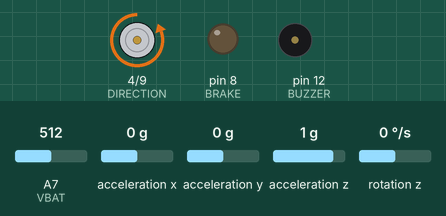
A sketch run on a simulated Arduino Nano, built with avr-gcc and run on an emulated ATmega328P. Parts: direction and speed pins drawn as motors (green arrow = direction pin HIGH = forward, orange = LOW = backward, longer = more drive), output pins drawn as LEDs (lit = HIGH), buzzer (waves = sounding, pin HIGH). Wiring (inferred from the names in the program): MPU-6050 motion sensor at I2C address 0x68. The test bench sets the inputs (shaded band); at power-on: acceleration y 0 g, A7 (VBAT) = 512, rotation z 0 °/s, acceleration x 0 g, acceleration z 1 g. What the sketch prints to the serial monitor is not drawn.

Above: at 9.3 s.
9.4 s: acceleration y set to -0.2 g
At 10.33 s:
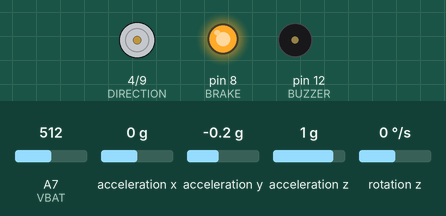
11.9 s: A7 (VBAT) set to 496
At 12.6 s:
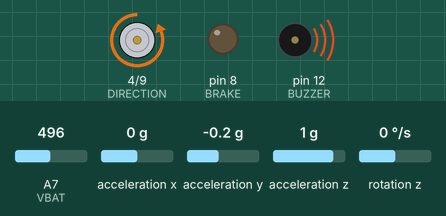
13.6 s: rotation z set to 100 °/s
At 14.38 s:
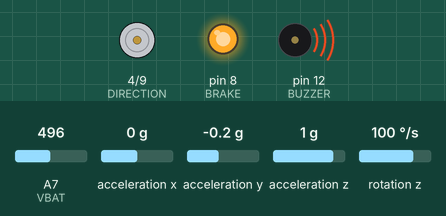
15.9 s: rotation z set to -100 °/s
At 17.5 s:
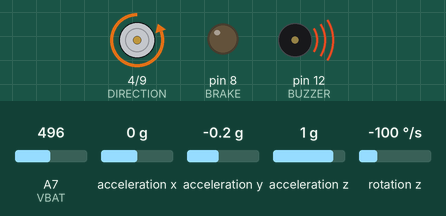
18.0 s: A7 (VBAT) set to 437
19.5 s: A7 (VBAT) set to 417
At 20.7 s:
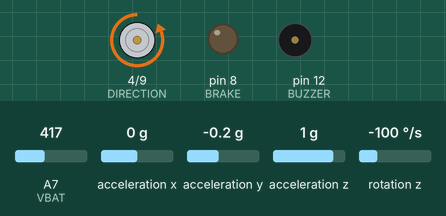
Timing chart, 0 to 22.1 s (numbered marks = the images above; inputs shaded):
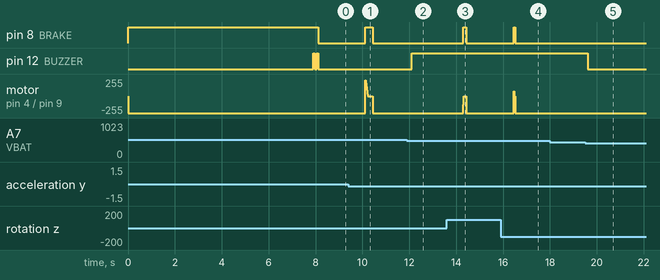

The sketch:

one_axis_reaction_wheel_stick.ino
```cpp
#include <Wire.h>

#define MPU6050       0x68         // Device address
#define ACCEL_CONFIG  0x1C         // Accelerometer configuration address
#define GYRO_CONFIG   0x1B         // Gyro configuration address
#define PWR_MGMT_1    0x6B
#define PWR_MGMT_2    0x6C

#define BRAKE         8
#define PWM           9
#define DIRECTION     4

#define BUZZER        12
#define VBAT          A7

const uint16_t PWM_FREQUENCY = 20000;                 // The motor driver can handle a PWM frequency up to 20kHz
const uint16_t PWMVALUE = F_CPU / PWM_FREQUENCY / 2;  // The frequency is given by F_CPU/(2*N*ICR) - where N is the prescaler, prescaling is used so the frequency is given by F_CPU/(2*ICR) - ICR = F_CPU/PWM_FREQUENCY/2

float X1 = 75.0;
float X2 = 5.25;
float X3 = 0.04;
float loop_time = 10;

int pwm_s = 0;
byte dir;
int32_t motor_speed;
uint32_t timer;
long currentT, previousT_1, previousT_2 = 0;
int16_t AcX, AcY, AcZ, GyZ, gyroZ;

//Sensor output scaling
#define accSens 0             // 0 = 2g, 1 = 4g, 2 = 8g, 3 = 16g
#define gyroSens 1            // 0 = 250rad/s, 1 = 500rad/s, 2 1000rad/s, 3 = 2000rad/s
#define Gyro_amount 0.996     // percent of gyro in complementary filter

//IMU offset values
int16_t  AcX_offset = -750;
int16_t  AcY_offset = 360;
int16_t  AcZ_offset = 0;
int16_t  GyZ_offset = 0;
int32_t  GyZ_offset_sum = 0;

float alpha = 0.40;
float gyroZfilt;

float robot_angle;
float Acc_angle;

bool vertical = false;

uint8_t i2cData[14]; // Buffer for I2C data

void setup() {
  Serial.begin(115200);

  // Set PWM frequency to 20kHz - see the datasheet http://www.atmel.com/Images/doc8272.pdf page 128-135
  // Set up PWM, Phase and Frequency Correct on pin 9 (OC1A) & pin 10 (OC1B) with ICR1 as TOP using Timer1
  TCCR1B = (1 << WGM13) | (1 << CS10);  // Set PWM Phase and Frequency Correct with ICR1 as TOP and no prescaling
  ICR1 = PWMVALUE;                      // ICR1 is the TOP value - this is set so the frequency is equal to 20kHz

  // Clear OC1A/OC1B on compare match when up-counting - Set OC1A/OC1B on compare match when downcounting
  TCCR1A = (1 << COM1A1) | (1 << COM1B1);
  setPWM(400);

  Serial.print("PWM: "); Serial.println(PWMVALUE); Serial.print("CPU_FREQ: "); Serial.println(F_CPU);

  pinMode(PWM, OUTPUT);
  pinMode(BUZZER, OUTPUT);
  digitalWrite(BUZZER, LOW);
  pinMode(BRAKE, OUTPUT);
  pinMode(DIRECTION, OUTPUT);
  digitalWrite(BRAKE, HIGH);
  delay(1000);
  angle_setup();
}

void loop() {
  currentT = millis();
  if (currentT - previousT_1 >= loop_time) {
    Tuning();
    angle_calc();
    if (vertical) {
      digitalWrite(BRAKE, HIGH);
      gyroZ = GyZ / 131.0; // Convert to deg/s

      gyroZfilt = alpha * gyroZ + (1 - alpha) * gyroZfilt;
      pwm_s = -constrain(X1 * robot_angle + X2 * gyroZfilt + X3 * -motor_speed, -255, 255);

      Motor_control(pwm_s);
      motor_speed += pwm_s;
    } else {
      Motor_control(0);
      digitalWrite(BRAKE, LOW);
      motor_speed = 0;
    }
    previousT_1 = currentT;
  }
  if (currentT - previousT_2 >= 500) {
    battVoltage((double)analogRead(VBAT) / 53.7);  // This is then connected to a 47k-12k voltage divider
    previousT_2 = currentT;
  }
}
```

functions.ino
```cpp
void writeTo(byte device, byte address, byte value) {
  Wire.beginTransmission(device);
  Wire.write(address);
  Wire.write(value);
  Wire.endTransmission(true);
}

void angle_setup() {
  Wire.begin();
  delay (100);
  writeTo(MPU6050, PWR_MGMT_1, 0);
  writeTo(MPU6050, ACCEL_CONFIG, accSens << 3); // Specifying output scaling of accelerometer
  writeTo(MPU6050, GYRO_CONFIG, gyroSens << 3); // Specifying output scaling of gyroscope
  delay (100);

  for (int i = 0; i < 1024; i++) {
    angle_calc();
    GyZ_offset_sum += GyZ;
    delay (5);
  }
  GyZ_offset = GyZ_offset_sum >> 10;
  digitalWrite(BUZZER, HIGH);
  delay(70);
  digitalWrite(BUZZER, LOW);
  delay(80);
  digitalWrite(BUZZER, HIGH);
  delay(70);
  digitalWrite(BUZZER, LOW);
  Serial.print("GyZ offset value = "); Serial.println(GyZ_offset);
}

void angle_calc() {

  Wire.beginTransmission(MPU6050);
  Wire.write(0x3B);
  Wire.endTransmission(false);
  Wire.requestFrom(MPU6050, 4, true);
  AcX = Wire.read() << 8 | Wire.read(); // 0x3B (ACCEL_XOUT_H) & 0x3C (ACCEL_XOUT_L)
  AcY = Wire.read() << 8 | Wire.read(); // 0x3D (ACCEL_YOUT_H) & 0x3E (ACCEL_YOUT_L)

  Wire.beginTransmission(MPU6050);
  Wire.write(0x47);
  Wire.endTransmission(false);
  Wire.requestFrom(MPU6050, 2, true);
  GyZ = Wire.read() << 8 | Wire.read();

  AcX += AcX_offset;
  AcY += AcY_offset;
  AcZ += AcZ_offset;
  GyZ -= GyZ_offset;

  robot_angle += GyZ * loop_time / 1000 / 65.536;
  Acc_angle = atan2(AcY, -AcX) * 57.2958;               // angle from acc. values       * 57.2958 (deg/rad)
  robot_angle = robot_angle * Gyro_amount + Acc_angle * (1.0 - Gyro_amount);

  if (abs(robot_angle) > 9) vertical = false;
  if (abs(robot_angle) < 0.3) vertical = true;

  //Serial.print("Angle: "); Serial.println(robot_angle);
}

void battVoltage(double voltage) {
  //Serial.print("batt: "); Serial.println(voltage); //debug
  if (voltage > 8 && voltage <= 9.5) {
    digitalWrite(BUZZER, HIGH);
  } else {
    digitalWrite(BUZZER, LOW);
  }
}

void setPWM(uint16_t dutyCycle) { // dutyCycle is a value between 0-ICR1
    OCR1A = dutyCycle;
}

void Motor_control(int pwm) {
  if (pwm <= 0) {
    digitalWrite(DIRECTION, LOW);
    pwm = -pwm;
  } else {
    digitalWrite(DIRECTION, HIGH);
  }
  setPWM(map(pwm, 0, 255, PWMVALUE, 0));
}

int Tuning() {
  if (!Serial.available())  return 0;
  delay(2);
  char param = Serial.read();               // get parameter byte
  if (!Serial.available()) return 0;
  char cmd = Serial.read();                 // get command byte
  Serial.flush();
  switch (param) {
    case 'p':
      if (cmd == '+')    X1 += 1;
      if (cmd == '-')    X1 -= 1;
      printValues();
      break;
    case 'i':
      if (cmd == '+')    X2 += 0.01;
      if (cmd == '-')    X2 -= 0.01;
      printValues();
      break;
     case 's':
      if (cmd == '+')    X3 += 0.005;
      if (cmd == '-')    X3 -= 0.005;
      printValues();
      break;
  }
}

void printValues() {
  Serial.print("X1: "); Serial.print(X1);
  Serial.print(" X2: "); Serial.print(X2);
  Serial.print(" X3: "); Serial.println(X3, 3);
}
```

Measured:
- the behaviour switches between 0 and -0.1 g on acceleration y (found by bisection; images 0 and 1)
- the behaviour switches between 511 and 510 on A7 (VBAT) (found by bisection; images 1 and 2)
- the behaviour switches between 430 and 429 on A7 (VBAT) (found by bisection; images 4 and 5)
- after the input at 9.4 s, pin 8 (BRAKE): LOW → HIGH after 0.72 s, → LOW 0.32 s later; motor on pin 4 (DIRECTION) / pin 9 (PWM): rises from backward 255/255 to forward 239/255 in 0.01 s, then falls to backward 255/255 in 0.31 s
- after the input at 11.9 s, pin 12 (BUZZER): LOW → HIGH after 0.21 s
- after the input at 13.6 s, pin 8 (BRAKE): LOW → HIGH after 0.71 s, → LOW 0.13 s later; motor on pin 4 (DIRECTION) / pin 9 (PWM): backward 255/255 → stopped after 0.71 s, → backward 255/255 0.13 s later
- after the input at 15.9 s, pin 8 (BRAKE): LOW → HIGH after 0.56 s, → LOW 0.07 s later; motor on pin 4 (DIRECTION) / pin 9 (PWM): backward 255/255 → backward 215/255 after 0.56 s, → forward 75/255 0.01 s later, → stopped 0.01 s later, → backward 255/255 0.05 s later
- after the input at 18.0 s, every drawn part: stays the same
- after the input at 19.5 s, pin 12 (BUZZER): HIGH → LOW after 0.11 s
